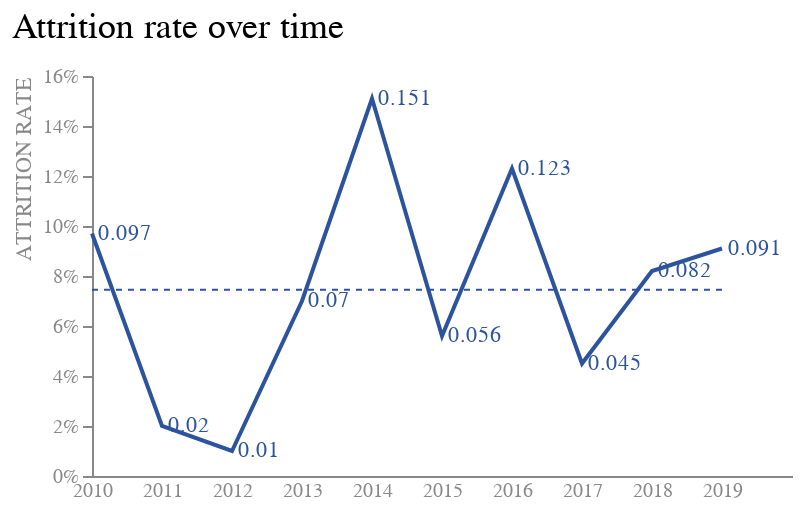

The notebook cell saved with this chart:
### Code cell
line = base.mark_line(color = '#2c549d').encode(
    x = alt.X('Year:O',
              axis = alt.Axis(labelAngle = 0, labelColor = '#888888', ticks = False),
              title = None,
              scale = alt.Scale(align = 0)
              ), 
    y = alt.Y('Attrition Rate',
              axis = alt.Axis(grid = False, titleAnchor = 'end', 
                              labelColor = "#888888", titleColor = '#888888', 
                              tickCount = 9, format = "%", titleFontWeight = 'normal'), 
              title = "ATTRITION RATE"
              )
    )

label = base.mark_text(align = 'left', dx = 3, color = '#2c549d').encode(
    x = alt.X('Year:O', aggregate = 'max'),
    y = alt.Y('Attrition Rate', aggregate = {'argmax': 'Year'}),
    text = alt.Text('Attrition Rate')
)

final = line + rule + label

final.properties(
    width = 350,
    height = 200
).configure_view(stroke = None)

### Figure 1 — Vega-Lite specification as saved in the notebook (floating-point values rounded to 4 significant figures)
{"config": {"view": {"continuousWidth": 300, "continuousHeight": 300, "stroke": null}}, "layer": [{"mark": {"type": "line", "color": "#2c549d"}, "encoding": {"x": {"axis": {"labelAngle": 0, "labelColor": "#888888", "ticks": false}, "field": "Year", "scale": {"align": 0}, "title": null, "type": "ordinal"}, "y": {"axis": {"format": "%", "grid": false, "labelColor": "#888888", "tickCount": 9, "titleAnchor": "end", "titleColor": "#888888", "titleFontWeight": "normal"}, "field": "Attrition Rate", "title": "ATTRITION RATE", "type": "quantitative"}}, "title": {"text": "Attrition rate over time", "anchor": "start", "fontSize": 18, "fontWeight": "normal", "offset": 10}}, {"mark": {"type": "rule", "color": "#2c549d", "strokeDash": [3, 3]}, "encoding": {"x": {"value": 0}, "x2": {"value": 315}, "y": {"aggregate": "mean", "field": "Attrition Rate", "type": "quantitative"}}, "title": {"text": "Attrition rate over time", "anchor": "start", "fontSize": 18, "fontWeight": "normal", "offset": 10}}, {"mark": {"type": "text", "align": "left", "color": "#2c549d", "dx": 3}, "encoding": {"text": {"field": "Attrition Rate", "type": "quantitative"}, "x": {"aggregate": "max", "field": "Year", "type": "ordinal"}, "y": {"aggregate": {"argmax": "Year"}, "field": "Attrition Rate", "type": "quantitative"}}, "title": {"text": "Attrition rate over time", "anchor": "start", "fontSize": 18, "fontWeight": "normal", "offset": 10}}], "data": {"name": "data-0a7ed12b3693b0f6b7061ff4e2683f48"}, "height": 200, "width": 350, "$schema": "https://vega.github.io/schema/vega-lite/v5.15.1.json", "datasets": {"data-0a7ed12b3693b0f6b7061ff4e2683f48": [{"Year": 2019, "Attrition Rate": 0.091}, {"Year": 2018, "Attrition Rate": 0.082}, {"Year": 2017, "Attrition Rate": 0.045}, {"Year": 2016, "Attrition Rate": 0.123}, {"Year": 2015, "Attrition Rate": 0.056}, {"Year": 2014, "Attrition Rate": 0.151}, {"Year": 2013, "Attrition Rate": 0.07}, {"Year": 2012, "Attrition Rate": 0.01}, {"Year": 2011, "Attrition Rate": 0.02}, {"Year": 2010, "Attrition Rate": 0.097}]}}
